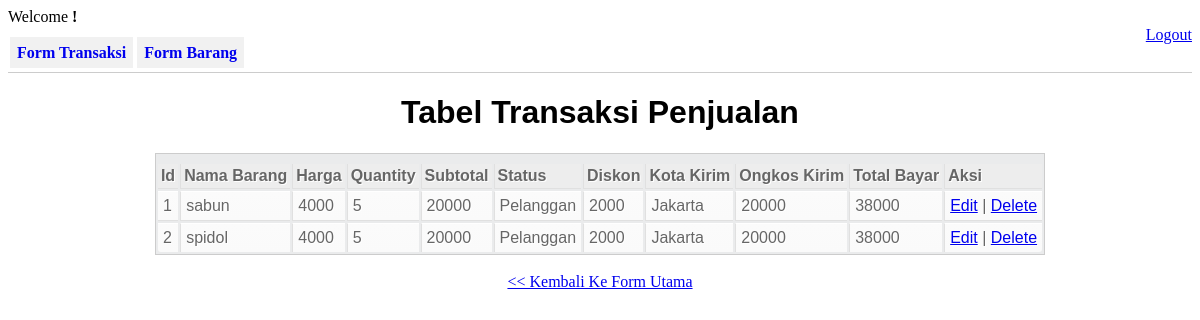
/transaksi/view.php, run on the app's committed database.
### tables this page shows
CREATE TABLE `transaksi` (
  `id` int(6) UNSIGNED NOT NULL,
  `nama_barang` varchar(30) NOT NULL,
  `harga` varchar(30) NOT NULL,
  `jumlah` varchar(50) NOT NULL,
  `subtotal` varchar(50) NOT NULL,
  `status` varchar(50) NOT NULL,
  `kota` varchar(50) NOT NULL,
  `diskon` varchar(50) NOT NULL,
  `ongkos` varchar(50) NOT NULL,
  `total` varchar(50) NOT NULL
);

### transaksi/view.php (the view, shortened to what this page needs)
<?php
require "../koneksi.php";
$query = mysqli_query($conn,"SELECT * FROM transaksi ORDER BY id DESC");
?>
<html>
<head>
<link rel="stylesheet" href="../style.css" />
</head>
<body>
<div>
<tr>Welcome <b><?php echo $_SESSION['username']; ?>!</b></tr>
<tr><div align="right"><a href="../logout.php">Logout</a></div></tr>
</div>
<div id="nav">
	<a href="../transaksi/index.php">Form Transaksi</a>
	<a href="barang/input_barang.php">Form Barang</a>
</div>
<div align="center">
<table>
<h1>Tabel Transaksi Penjualan</h1>
<tr>
	<th bgcolor="#ffc0cb">Id</th>
	<th bgcolor="#ffc0cb">Nama Barang</th>
	<th bgcolor="#ffc0cb">Harga</th>
	<th bgcolor="#ffc0cb">Quantity</th>
	<th bgcolor="#ffc0cb">Subtotal</th>
	<th bgcolor="#ffc0cb">Status</th>
	<th bgcolor="#ffc0cb">Diskon</th>
	<th bgcolor="#ffc0cb">Kota Kirim</th>
	<th bgcolor="#ffc0cb">Ongkos Kirim</th>
	<th bgcolor="#ffc0cb">Total Bayar</th>
	<th bgcolor="#ffc0cb">Aksi</th>
</tr>
<?php if(mysqli_num_rows($query)>0){ ?>
        <?php
            $id = "1";
            while($data = mysqli_fetch_array($query)){
        ?>
        <tr>
            <td><?php echo $id ?></td>
			<td><?php echo $data["nama_barang"];?></td>
            <td><?php echo $data["harga"];?></td>
            <td><?php echo $data["jumlah"];?></td>
			<td><?php echo $data["subtotal"];?></td>
            <td><?php echo $data["status"];?></td>
			<td><?php echo $data["diskon"];?></td>
			<td><?php echo $data["kota"];?></td>
			<td><?php echo $data["ongkos"];?></td>
            <td><?php echo $data["total"];?></td>
            <td><?php echo "<a href='edit.php?id=".$data['id']."'> Edit</a>";?> | <?php echo "<a href='delete.php?id=".$data['id']."'> Delete</a>";?></td>
        </tr>
        <?php $id++; } ?>
        <?php } ?>
</table>
</div>
<br>
<div align="center">
<a href="index.php" > &lt;&lt; Kembali Ke Form Utama</a>
</div>
</body>
</html>

### style.css (style rules this page uses)
h1 { font-family: sans-serif; }
#nav { height:28px; font-weight:bold; border-bottom:1px solid #ccc; padding-left:2px; }
#nav a { display:line; padding:7px; text-decoration:none; background-color:#f1f1f1; }
table { font-family: Arial, Helvetica, sans-serif; color: #666; text-shadow: 1px 1px 0px #fff; background: #eaebec; border: #ccc 1px solid; padding-top:8px; }
table th { padding: 3px 3px; border-left:1px solid #e0e0e0; border-bottom: 1px solid #e0e0e0; background: #ededed; }
table th:first-child { border-left:none; }
table tr { text-align: left; padding-left: 5px; }
table td:first-child { text-align: left; padding-left: 5px; border-left: 0; }
table td { padding: 5px 5px; border-top: 1px solid #ffffff; border-bottom: 1px solid #e0e0e0; border-left: 1px solid #e0e0e0; background: #fafafa; background: -webkit-gradient(linear, left top, left bottom, from(#fbfbfb), to(#fafafa)); background: -moz-linear-gradient(top, #fbfbfb, #fafafa); }
table tr:last-child td { border-bottom: 0; }
table tr:last-child td:first-child { -moz-border-radius-bottomleft: 3px; -webkit-border-bottom-left-radius: 3px; border-bottom-left-radius: 3px; }
table tr:last-child td:last-child { -moz-border-radius-bottomright: 3px; -webkit-border-bottom-right-radius: 3px; border-bottom-right-radius: 3px; }

### data on the page
transaksi: nama_barang "sabun", harga "4000", jumlah "5", subtotal "20000", status "Pelanggan", diskon "2000", kota "Jakarta", ongkos "20000", total "38000"
transaksi: nama_barang "spidol", harga "4000", jumlah "5", subtotal "20000", status "Pelanggan", diskon "2000", kota "Jakarta", ongkos "20000", total "38000"
